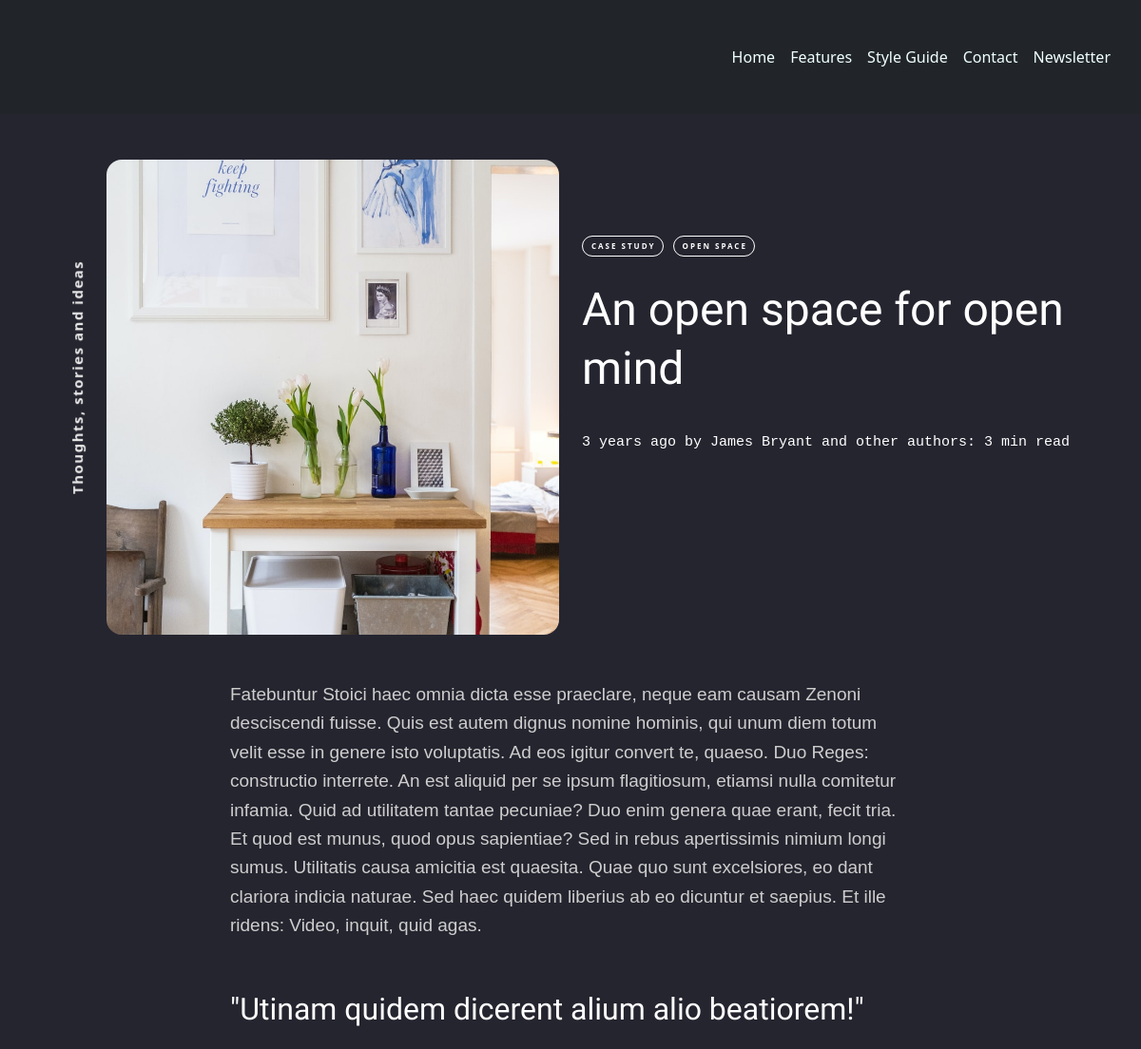
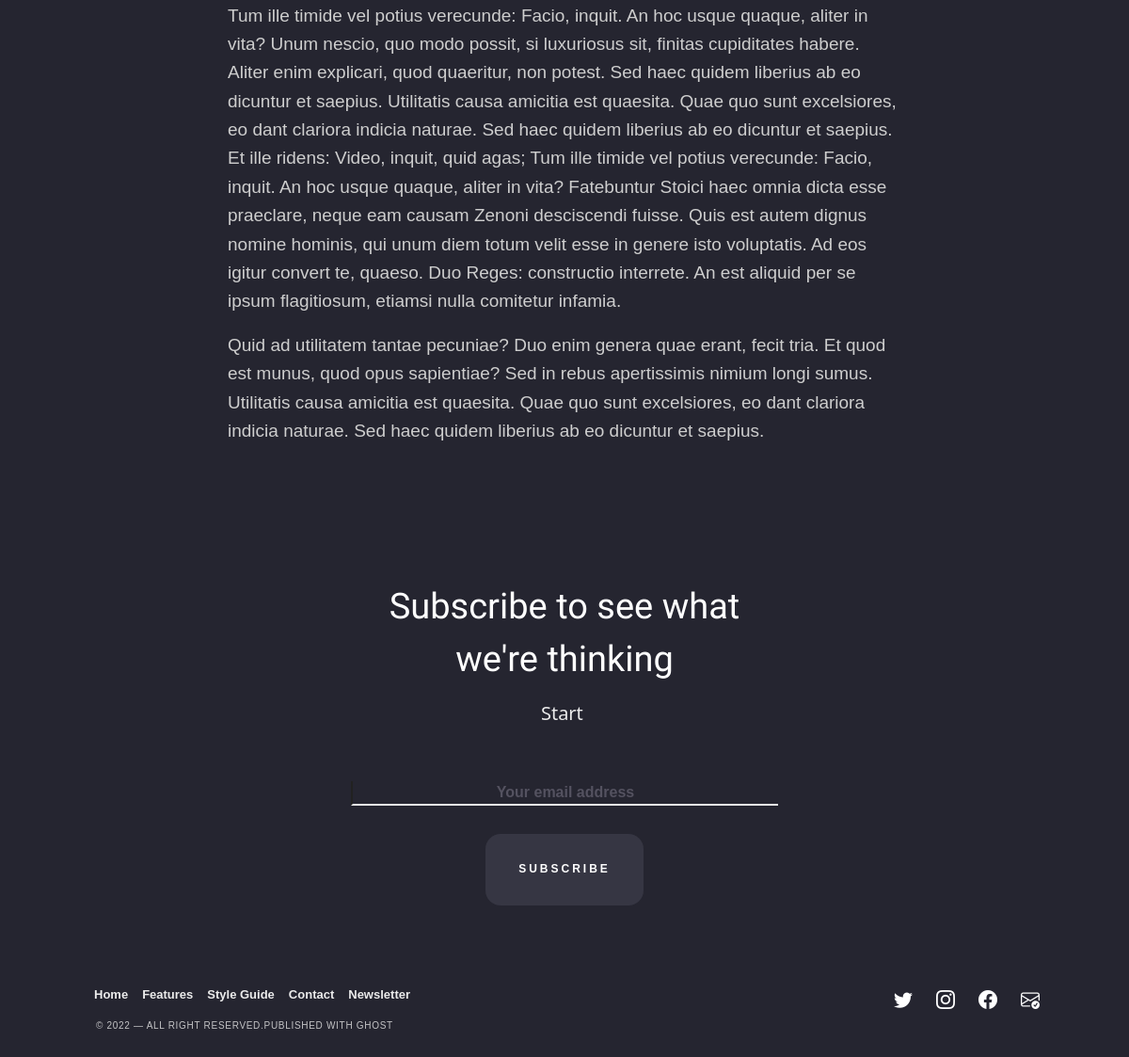
Page /blogdetails/pan-open-space-for-open-mindp on the committed database (2 pictures, top to bottom).
### service/models.py (models this page shows)
class Service(models.Model):
    service_title = HTMLField(max_length=100)
    service_author = HTMLField(max_length=80)
    service_description = HTMLField()
    service_img = models.FileField(upload_to="service/", max_length=250, null=True, default=None)
    new_slug = AutoSlugField(populate_from='service_title', unique=True, null=True, default=None)

### mydjango/views.py (the view)
# urls.py: path('blogdetails/<slug>', views.details),
def details(request, slug):
    serviceDetails = Service.objects.get(new_slug=slug)
    data = {'serviceDetails': serviceDetails}
    return render(request, "blogdetails.html", data)

### mydjango/templates/blogdetails.html
{% include "header.html" %}
{% load static %}
<div class="container-fluid">
    <div class="row mt-5">
        <div class="col-1">
            <div class="text">
                <h4>Thoughts, stories and ideas</h4>
            </div>
        </div>
        <div class="col-xxl-5 col-xl-5 col-lg-5 col-md-12 col-sm-12">
            <div class="detail-1">
                <img src="/media/{{serviceDetails.service_img}}" alt="">
            </div>
        </div>
        <div class="col-xxl-6 col-xl-6 col-lg-6 col-md-12 col-sm-12">
            <div class="main-data">
                <div class="detail-btn">
                    <button class="btn btn-light">Case Study</button>
                    <button class="btn btn-light">Open Space</button>
                </div>
                <div class="blog-title">
                    {{serviceDetails.service_title | safe}}
                    <pre class="pre-details">3 years ago {{serviceDetails.service_author | safe}}: 3 min read</pre>
                </div>
            </div>
        </div>
    </div>
</div>
<div class="container">
    <div class="row d-flex justify-content-center mt-5">
        <div class="desc">
            {{serviceDetails.service_description | safe}}
        </div>
    </div>
</div>
{% include "footer.html" %}

### mydjango/static/css/style1.css (style rules this page uses)
* { box-sizing: border-box; margin: 0px; padding: 0px; }
body { background-color: #252530 !important; }
.text h4 { color: #ebebeb; font-size: 15px; font-weight: 800; line-height: 1.4; position: fixed; height: 192px; cursor: default; transform: rotate(-90deg) translate(-54%,32px); letter-spacing: 1.5px; }
.detail-1 img { border-radius: 16px; height: 500px; width: 100%; object-fit: cover; }
.detail-btn { display: flex; }
.detail-btn button { margin-right: 10px; font-size: 8px; font-weight: 700; line-height: 1; padding: 6px 7px 6px 9px; letter-spacing: 2px; text-transform: uppercase; border-radius: 25px; color: white; background-color: transparent; border-color: white; }
.blog-title { align-items: center; }
.blog-title h2 { font-size: 48px; font-family: 'Corben', serif; line-height: 62.4px; margin: 25px 0px 35px 0px; color: white; }
.blog-title p { color: white; font-size: 15px; font-family: "Muli", sans-serif; }
.main-data { padding-top: 80px; }
.desc { max-width: 740px; }
.desc p { color: rgb(206, 206, 206); font-family: "Muli", sans-serif; font-weight: 400; font-size: 19px; line-height: 1.6; }
.desc h3 { color: white; font-size: 32px; font-weight: 700px; line-height: 48px; margin-bottom: 20px; margin-top: 48px; font-family: 'Corben', serif; }
.pre-details p { display: inline-block; font-family: monospace; }
.pre-details { color: white; font-size: 15px; }

### rows in the picture
Service: service_img (picture), service_title "An open space for open mind", service_author "by James Bryant and other authors", service_description "Fatebuntur Stoici haec omnia dicta esse praeclare, neque eam causam Zenoni desciscendi fuisse. Quis est autem dignus nomine hominis, qui unum diem totum velit esse in genere isto voluptatis. Ad eos igitur convert te, quaeso. Duo Reges: constructio interrete. An est aliquid per se ipsum flagitiosum, etiamsi nulla comitetur infamia. Quid ad utilitatem tantae pecuniae? Duo enim genera quae erant, fecit tria. Et quod est munus, quod opus sapientiae? Sed in rebus apertissimis nimium longi sumus. Utilitatis causa amicitia est quaesita. Quae quo sunt excelsiores, eo dant clariora indicia naturae. Sed haec quidem liberius ab eo dicuntur et saepius. Et ille ridens: Video, inquit, quid agas. \"Utinam…"
